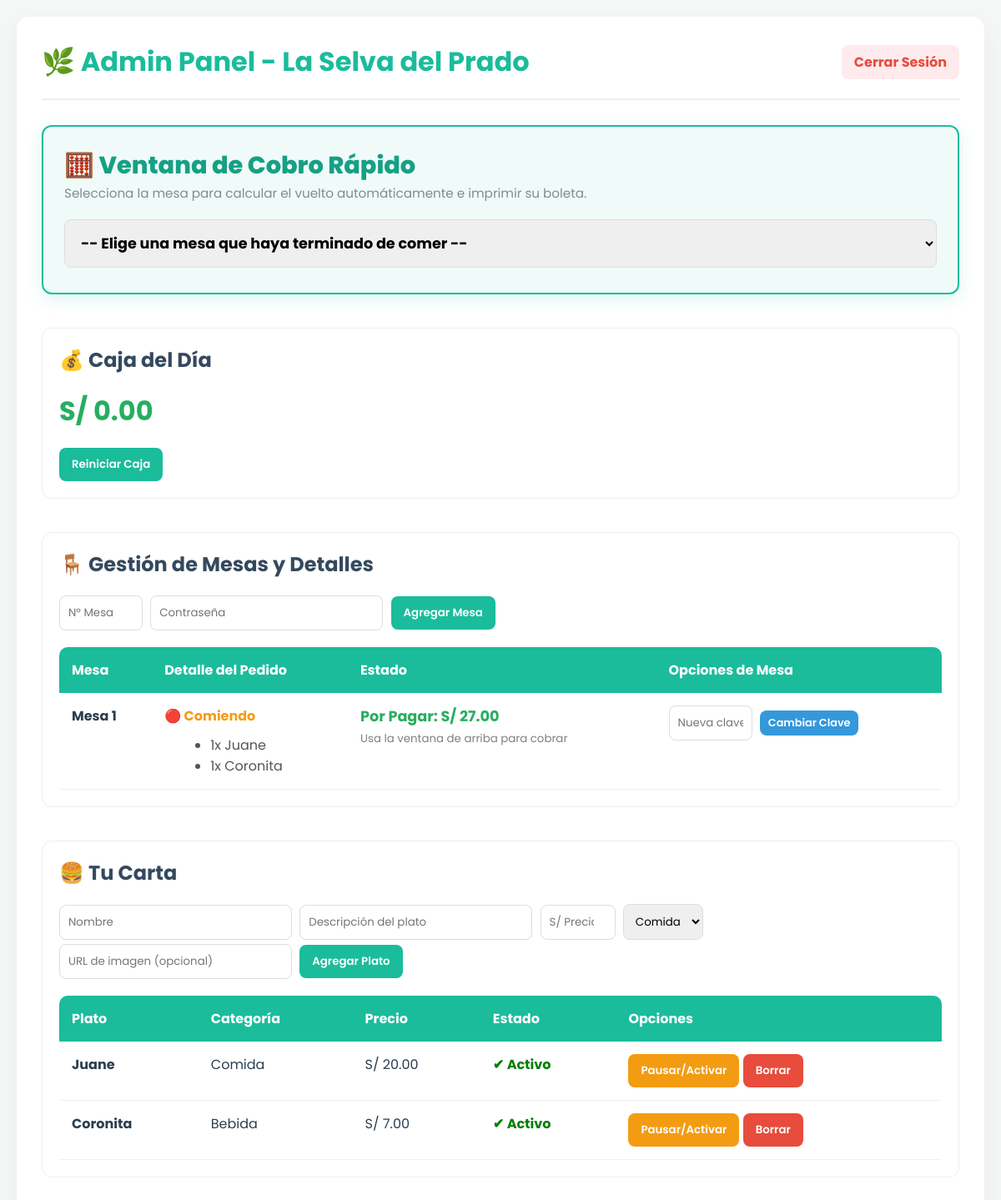
Page /admin (signed in) on the committed database.
### app.py (models this page shows)
class Mesa(db.Model):
    id = db.Column(db.Integer, primary_key=True)
    numero = db.Column(db.Integer, unique=True, nullable=False)
    password_hash = db.Column(db.String(255), nullable=False)
    pedidos = db.relationship('Pedido', backref='mesa_asignada', lazy=True)

class DetallePedido(db.Model):
    id = db.Column(db.Integer, primary_key=True)
    pedido_id = db.Column(db.Integer, db.ForeignKey('pedido.id'), nullable=False)
    plato_id = db.Column(db.Integer, db.ForeignKey('plato.id'), nullable=False)
    cantidad = db.Column(db.Integer, nullable=False)
    precio_unitario = db.Column(db.Float, nullable=False)
    plato = db.relationship('Plato')

class Plato(db.Model):
    id = db.Column(db.Integer, primary_key=True)
    nombre = db.Column(db.String(100), nullable=False)
    descripcion = db.Column(db.Text, nullable=True)
    precio = db.Column(db.Float, nullable=False)
    categoria = db.Column(db.String(50), nullable=False)
    imagen = db.Column(db.String(300), default='https://images.unsplash.com/photo-1546069901-ba9599a7e63c?auto=format&fit=crop&w=300&q=80')
    disponible = db.Column(db.Boolean, default=True)

class Pedido(db.Model):
    id = db.Column(db.Integer, primary_key=True)
    mesa_id = db.Column(db.Integer, db.ForeignKey('mesa.id'), nullable=False)
    estado = db.Column(db.String(50), default='Pendiente')
    total = db.Column(db.Float, default=0.0)
    fecha_hora = db.Column(db.DateTime, default=datetime.utcnow)
    metodo_pago = db.Column(db.String(50), nullable=True)
    monto_recibido = db.Column(db.Float, default=0.0)
    vuelto = db.Column(db.Float, default=0.0)
    detalles = db.relationship('DetallePedido', backref='pedido', lazy=True)

### app.py (the view)
@app.route('/admin')
def admin_dashboard():
    if not session.get('admin_logged_in'):
        return redirect(url_for('admin_login'))
    todas_mesas = Mesa.query.order_by(Mesa.numero).all()
    todos_platos = Plato.query.all()
    pedidos_pagados = Pedido.query.filter_by(estado='Pagado').all()
    ganancias_hoy = sum(pedido.total for pedido in pedidos_pagados)
    return render_template('admin.html', mesas=todas_mesas, platos=todos_platos, ganancias=ganancias_hoy)

### templates/admin.html (shortened to what this page needs)
<!DOCTYPE html>
<html lang="es">
<head>
</head>
<body>
<div class="container">
    <div class="header">
        <h1>🌿 Admin Panel - La Selva del Prado</h1>
        <a href="/admin/logout">Cerrar Sesión</a>
    </div>
    <div class="section ventana-cobro">
        <h2>🧮 Ventana de Cobro Rápido</h2>
        <p style="color: #7f8c8d; font-size: 0.95rem; margin-top: -5px; margin-bottom: 20px;">
            Selecciona la mesa para calcular el vuelto automáticamente e imprimir su boleta.
        </p>
        <form id="form_cobro_rapido" method="POST" action="">
            <select id="mesa_select" onchange="actualizarTotalRápido()" required style="width: 100%; font-size: 1.1rem; padding: 15px; font-weight: bold;">
                <option value="" disabled selected>-- Elige una mesa que haya terminado de comer --</option>
            </select>
        </form>
    </div>
    <div class="section">
        <h2>💰 Caja del Día</h2>
        <div class="caja-total">S/ {{ "%.2f"|format(ganancias) }}</div>
        <form action="/admin/limpiar-caja" method="POST">
            <button type="submit" onclick="return confirm('¿Reiniciar la caja a S/0.00?');">Reiniciar Caja</button>
        </form>
    </div>
    <div class="section">
        <h2>🪑 Gestión de Mesas y Detalles</h2>
        <form action="/admin/mesa/agregar" method="POST" style="margin-bottom: 15px;">
            <input type="number" name="numero" placeholder="N° Mesa" required style="width: 100px;">
            <input type="text" name="password" placeholder="Contraseña" required>
            <button type="submit">Agregar Mesa</button>
        </form>
        <table>
            <tr>
                <th>Mesa</th>
                <th>Detalle del Pedido</th>
                <th>Estado</th>
                <th>Opciones de Mesa</th>
            </tr>
            {% for mesa in mesas %}
            <tr>
                <td><strong>Mesa {{ mesa.numero }}</strong></td>
                <td>
                    {% if mesa.pedidos %}
                        {% set pedido_pendiente = mesa.pedidos | selectattr("estado", "equalto", "Pendiente") | first %}
                        {% if pedido_pendiente %}
                            <span style="color: #f39c12; font-weight: bold;">🔴 Comiendo</span>
                            <ul class="pedido-detalle">
                            {% for detalle in pedido_pendiente.detalles %}
                                <li>{{ detalle.cantidad }}x {{ detalle.plato.nombre }}</li>
                            {% endfor %}
                            </ul>
                        {% else %}
                            <span style="color: #bdc3c7;">Libre</span>
                        {% endif %}
                    {% else %}
                        <span style="color: #bdc3c7;">Libre</span>
                    {% endif %}
                </td>
                <td>
                    {% if mesa.pedidos and pedido_pendiente %}
                        <strong style="color: #27ae60; font-size: 1.1rem;">Por Pagar: S/ {{ "%.2f"|format(pedido_pendiente.total) }}</strong><br>
                        <small style="color: gray;">Usa la ventana de arriba para cobrar</small>
                    {% else %}
                        -
                    {% endif %}
                </td>
                <td>
                    <form action="/admin/mesa/cambiar-clave/{{ mesa.id }}" method="POST">
                        <input type="text" name="nueva_clave" placeholder="Nueva clave" required style="width: 100px;">
                        <button type="submit" class="btn-small">Cambiar Clave</button>
                    </form>
                </td>
            </tr>
            {% endfor %}
        </table>
    </div>
    <div class="section">
        <h2>🍔 Tu Carta</h2>
        <form action="/admin/plato/agregar" method="POST" style="margin-bottom: 15px;">
            <input type="text" name="nombre" placeholder="Nombre" required>
            <input type="text" name="descripcion" placeholder="Descripción del plato">
            <input type="number" step="0.1" name="precio" placeholder="S/ Precio" required style="width: 90px;">
            <select name="categoria">
                <option value="Comida">Comida</option><option value="Bebida">Bebida</option>
            </select>
            <input type="text" name="imagen" placeholder="URL de imagen (opcional)">
            <button type="submit">Agregar Plato</button>
        </form>
        <table>
            <tr>
                <th>Plato</th>
                <th>Categoría</th>
                <th>Precio</th>
                <th>Estado</th>
                <th>Opciones</th>
            </tr>
            {% for plato in platos %}
            <tr>
                <td><strong>{{ plato.nombre }}</strong><br><small style="color: gray;">{{ plato.descripcion }}</small></td>
                <td>{{ plato.categoria }}</td>
                <td>S/ {{ "%.2f"|format(plato.precio) }}</td>
                <td>
                    {% if plato.disponible %}<span style="color: green; font-weight: bold;">✔ Activo</span>
                    {% else %}<span style="color: red; font-weight: bold;">✖ Agotado</span>{% endif %}
                </td>
                <td>
                    <form action="/admin/plato/toggle/{{ plato.id }}" method="POST" style="display:inline;"><button type="submit" style="background:#f39c12;">Pausar/Activar</button></form>
                    <form action="/admin/plato/eliminar/{{ plato.id }}" method="POST" style="display:inline;"><button type="submit" class="btn-danger" onclick="return confirm('¿Borrar plato permanentemente?');">Borrar</button></form>
                </td>
            </tr>
            {% endfor %}
        </table>
    </div>
</div>
</body>
</html>

### templates/admin.html (style rules this page uses)
body { font-family: 'Poppins', sans-serif; margin: 0; padding: 20px; background-color: #f4f7f6; color: #2c3e50; }
.container { max-width: 1200px; margin: 0 auto; background: white; padding: 30px; border-radius: 15px; box-shadow: 0 10px 30px rgba(0,0,0,0.05); }
.header { display: flex; justify-content: space-between; align-items: center; margin-bottom: 30px; border-bottom: 2px solid #eee; padding-bottom: 20px; }
.header h1 { margin: 0; color: #1abc9c; }
.header a { color: #e74c3c; text-decoration: none; font-weight: bold; background: #ffebee; padding: 8px 15px; border-radius: 8px; }
.section { margin-bottom: 40px; padding: 20px; background: #ffffff; border: 1px solid #eee; border-radius: 12px; }
h2 { color: #34495e; font-size: 1.5rem; margin-top: 0; }
table { width: 100%; border-collapse: separate; border-spacing: 0; margin-top: 15px; }
th { background-color: #1abc9c; color: white; padding: 15px; text-align: left; }
th:first-child { border-top-left-radius: 10px; }
th:last-child { border-top-right-radius: 10px; }
td { padding: 15px; border-bottom: 1px solid #f0f0f0; vertical-align: top; }
button { background-color: #1abc9c; color: white; border: none; padding: 10px 15px; cursor: pointer; border-radius: 8px; font-family: 'Poppins'; font-weight: 600; transition: all 0.3s; }
.btn-danger { background-color: #e74c3c; }
.btn-small { padding: 6px 10px; font-size: 0.8rem; background-color: #3498db; }
input, select { padding: 10px; border: 1px solid #ddd; border-radius: 8px; font-family: 'Poppins'; outline: none; margin-right: 5px; margin-bottom: 5px; box-sizing: border-box; }
.pedido-detalle { margin: 10px 0 0 15px; color: #555; }
.caja-total { font-size: 2rem; color: #27ae60; font-weight: bold; margin: 10px 0 20px 0; }
.ventana-cobro { border: 2px solid #1abc9c; background-color: #f0fbf9; padding: 25px; border-radius: 12px; box-shadow: 0 5px 20px rgba(26, 188, 156, 0.15); }
.ventana-cobro h2 { color: #16a085; font-weight: 800; font-size: 1.8rem; margin-bottom: 5px; }

### rows in the picture
Mesa: numero "1"
DetallePedido: cantidad "1", plato.nombre "Juane"
DetallePedido: cantidad "1", plato.nombre "Coronita"
Pedido: total "27.00"
Plato: nombre "Juane", categoria "Comida", precio "20.00", disponible "✔ Activo"
Plato: nombre "Coronita", categoria "Bebida", precio "7.00", disponible "✔ Activo"

### other values in the picture
{{ "%.2f"|format(ganancias) }} "0.00"
